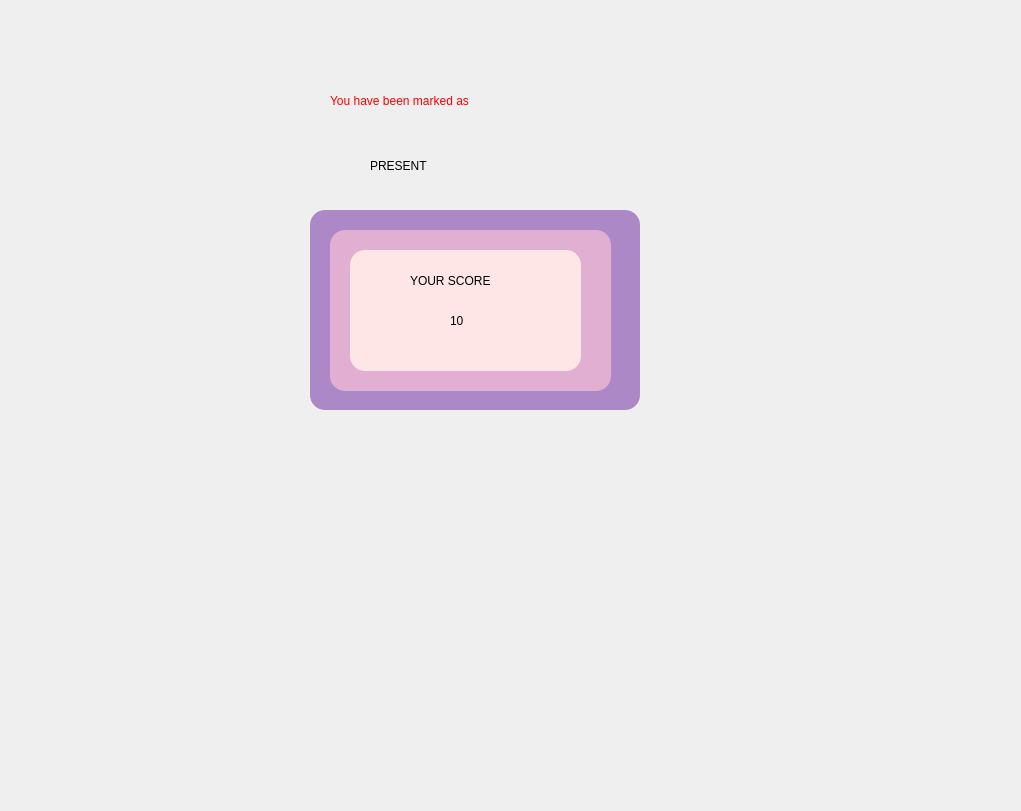
<?xml version="1.0" encoding="UTF-8"?>
<ui version="4.0">
 <class>MainWindow</class>
 <widget class="QMainWindow" name="MainWindow">
  <property name="geometry">
   <rect>
    <x>0</x>
    <y>0</y>
    <width>1021</width>
    <height>811</height>
   </rect>
  </property>
  <property name="windowTitle">
   <string>MainWindow</string>
  </property>
  <widget class="QWidget" name="centralwidget">
   <widget class="QLabel" name="label">
    <property name="geometry">
     <rect>
      <x>370</x>
      <y>130</y>
      <width>251</width>
      <height>71</height>
     </rect>
    </property>
    <property name="styleSheet">
     <string notr="true">font: 56pt &quot;Tw Cen MT Condensed Extra Bold&quot;;</string>
    </property>
    <property name="text">
     <string>PRESENT</string>
    </property>
   </widget>
   <widget class="QLabel" name="label_2">
    <property name="geometry">
     <rect>
      <x>450</x>
      <y>290</y>
      <width>51</width>
      <height>61</height>
     </rect>
    </property>
    <property name="styleSheet">
     <string notr="true">font: 63 26pt &quot;Segoe UI Variable Text Semibold&quot;;
font: 34pt &quot;Tw Cen MT Condensed Extra Bold&quot;;</string>
    </property>
    <property name="text">
     <string>10</string>
    </property>
   </widget>
   <widget class="QLabel" name="label_3">
    <property name="geometry">
     <rect>
      <x>-40</x>
      <y>-10</y>
      <width>1531</width>
      <height>801</height>
     </rect>
    </property>
    <property name="text">
     <string/>
    </property>
    <property name="pixmap">
     <pixmap>../WhatsApp Image 2024-03-21 at 14.21.12_f1e5f27c.jpg</pixmap>
    </property>
    <property name="scaledContents">
     <bool>true</bool>
    </property>
   </widget>
   <widget class="QLabel" name="label_4">
    <property name="geometry">
     <rect>
      <x>330</x>
      <y>80</y>
      <width>331</width>
      <height>41</height>
     </rect>
    </property>
    <property name="styleSheet">
     <string notr="true">font: 87 22pt &quot;Segoe UI Black&quot;;
color:rgb(255, 0, 0)</string>
    </property>
    <property name="text">
     <string>You have been marked as</string>
    </property>
   </widget>
   <widget class="QLabel" name="label_5">
    <property name="geometry">
     <rect>
      <x>410</x>
      <y>270</y>
      <width>111</width>
      <height>21</height>
     </rect>
    </property>
    <property name="styleSheet">
     <string notr="true">font: 18pt &quot;Sitka Heading&quot;;</string>
    </property>
    <property name="text">
     <string>YOUR SCORE</string>
    </property>
   </widget>
   <widget class="QLabel" name="label_6">
    <property name="geometry">
     <rect>
      <x>350</x>
      <y>250</y>
      <width>231</width>
      <height>121</height>
     </rect>
    </property>
    <property name="styleSheet">
     <string notr="true">background-color: rgb(255, 230, 230);
border-radius:15px;</string>
    </property>
    <property name="text">
     <string/>
    </property>
   </widget>
   <widget class="QLabel" name="label_7">
    <property name="geometry">
     <rect>
      <x>330</x>
      <y>230</y>
      <width>281</width>
      <height>161</height>
     </rect>
    </property>
    <property name="styleSheet">
     <string notr="true">background-color:rgb(225, 175, 209);
border-radius:15px;</string>
    </property>
    <property name="text">
     <string/>
    </property>
   </widget>
   <widget class="QLabel" name="label_8">
    <property name="geometry">
     <rect>
      <x>310</x>
      <y>210</y>
      <width>330</width>
      <height>200</height>
     </rect>
    </property>
    <property name="styleSheet">
     <string notr="true">background-color: rgb(173, 136, 198);
border-radius:15px;</string>
    </property>
    <property name="text">
     <string/>
    </property>
   </widget>
   <widget class="QLabel" name="label_9">
    <property name="geometry">
     <rect>
      <x>0</x>
      <y>0</y>
      <width>1021</width>
      <height>681</height>
     </rect>
    </property>
    <property name="text">
     <string/>
    </property>
    <property name="pixmap">
     <pixmap>WhatsApp Image 2024-03-22 at 2.19.38 AM.jpeg</pixmap>
    </property>
    <property name="scaledContents">
     <bool>true</bool>
    </property>
   </widget>
   <zorder>label_9</zorder>
   <zorder>label_3</zorder>
   <zorder>label</zorder>
   <zorder>label_4</zorder>
   <zorder>label_8</zorder>
   <zorder>label_7</zorder>
   <zorder>label_6</zorder>
   <zorder>label_5</zorder>
   <zorder>label_2</zorder>
  </widget>
 </widget>
 <resources/>
 <connections/>
</ui>
